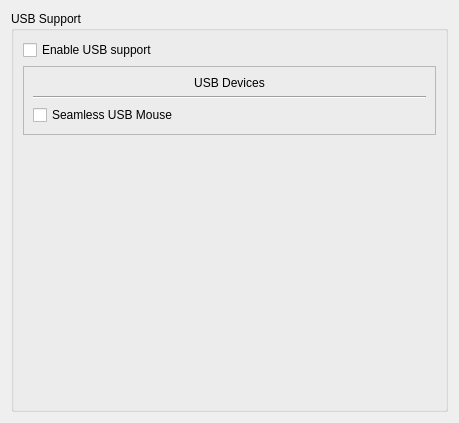
<?xml version="1.0" encoding="UTF-8"?>
<ui version="4.0">
 <class>UsbPage</class>
 <widget class="QWidget" name="UsbPage">
  <property name="geometry">
   <rect>
    <x>0</x>
    <y>0</y>
    <width>459</width>
    <height>423</height>
   </rect>
  </property>
  <property name="windowTitle">
   <string>UsbPage</string>
  </property>
  <layout class="QHBoxLayout" name="horizontalLayout">
   <item>
    <widget class="QGroupBox" name="usbBox">
     <property name="title">
      <string>USB Support</string>
     </property>
     <layout class="QVBoxLayout" name="verticalLayout_14">
      <item>
       <widget class="QCheckBox" name="usbCheck">
        <property name="toolTip">
         <string>Enable support for USB devices, either virtual or shared with the Host</string>
        </property>
        <property name="text">
         <string>Enable USB support</string>
        </property>
       </widget>
      </item>
      <item>
       <widget class="QFrame" name="frame">
        <property name="frameShape">
         <enum>QFrame::StyledPanel</enum>
        </property>
        <property name="frameShadow">
         <enum>QFrame::Raised</enum>
        </property>
        <layout class="QVBoxLayout" name="verticalLayout_8">
         <item>
          <widget class="QLabel" name="label_16">
           <property name="text">
            <string>USB Devices</string>
           </property>
           <property name="alignment">
            <set>Qt::AlignCenter</set>
           </property>
          </widget>
         </item>
         <item>
          <widget class="Line" name="line_3">
           <property name="orientation">
            <enum>Qt::Horizontal</enum>
           </property>
          </widget>
         </item>
         <item>
          <widget class="QCheckBox" name="mouseCheck">
           <property name="toolTip">
            <string>Toggle smooth mouse transitions between
the host and the guest. requires guest USB support.</string>
           </property>
           <property name="text">
            <string>Seamless USB Mouse</string>
           </property>
          </widget>
         </item>
        </layout>
       </widget>
      </item>
      <item>
       <spacer name="verticalSpacer_9">
        <property name="orientation">
         <enum>Qt::Vertical</enum>
        </property>
        <property name="sizeHint" stdset="0">
         <size>
          <width>20</width>
          <height>40</height>
         </size>
        </property>
       </spacer>
      </item>
     </layout>
    </widget>
   </item>
  </layout>
 </widget>
 <resources/>
 <connections/>
</ui>
